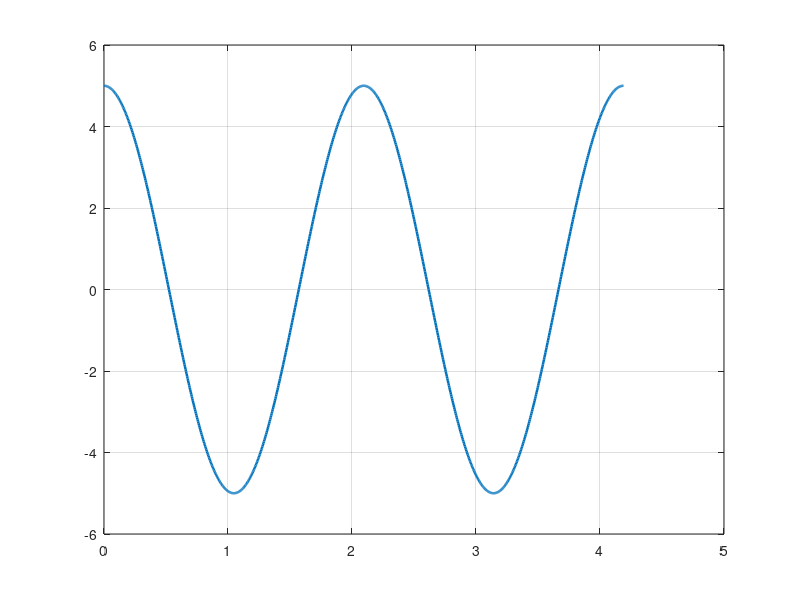

The MATLAB source for this figure: (Note: this script raises an error after producing the figure.)
clear; clc; close all;
A = 5; w = 3;
T0 = 2*pi/w;
t = linspace(0, 2*T0, 1001);
x = A*cos(w*t);

figure('Color','w');
plot(t,x,'LineWidth',1.8); hold on; grid on;
xline(T0,'--k','T_0 = 2\pi/3');
plot([0 T0 2*T0],[A A A],'o','MarkerSize',5);
xlabel('Time, t (s)'); ylabel('x(t)');
title('x(t) = 5cos(3t) over two periods');
xlim([0 2*T0]); ylim([-6 6]);
xticks([0 T0/2 T0 3*T0/2 2*T0]);
xticklabels({'0','\pi/3','2\pi/3','\pi','4\pi/3'});

err = max(abs(x(501:end) - x(1:501)));
fprintf('T0 = %.6f s\n', T0);
fprintf('Max periodicity error = %.3e\n', err);
print(gcf,'M1_Cosine_Plot','-dpng','-r300');
